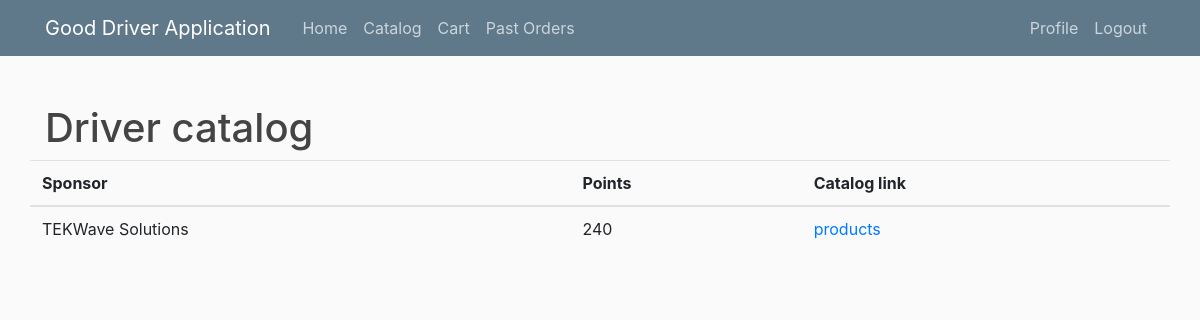
/driver_catlogs/ (signed in), run on an earlier commit of the app's database.
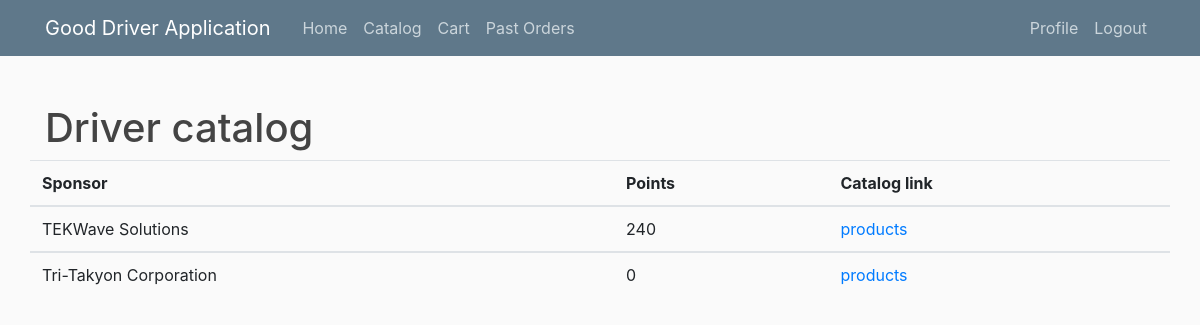
And on a later commit of the database.
### users/models.py (models this page shows)
class Sponsorship(models.Model):
	sponsor_company = models.CharField(max_length=30, default = "")
	driver = models.CharField(max_length=30)
	driver_points = models.IntegerField(default=0)
	price_scalar = models.FloatField(default=1)

### portal/views.py (the view)
# urls.py: path('driver_catlogs/',views.driver_catalogs, name='driver-catalogs'),
def driver_catalogs(request):
    user = request.user
    gUser = GenericUser.objects.get(username=user.username)
    userType = gUser.type
    if userType == 'Driver' or userType == 'Sponsor':
        driver = driverGet(user)
        if userType == 'Sponsor':
            sponsor_list = Sponsorship.objects.filter(driver=driver.username,sponsor_company=Sponsor.objects.get(username=user.username).sponsor_company)
        else:
            sponsor_list = Sponsorship.objects.filter(driver=driver.username)
        sponsors = []
        for sponsor in sponsor_list:
            sponsors.append(sponsor)
        data = {
            "sponsors": sponsors
        }
        response = render(request, 'portal/driver_catalogs.html', data)
    else:
        response = redirect('home')
    return response

### portal/views.py (called while the page is built)
def driverGet(user):
    gUser = GenericUser.objects.get(username=user.username)
    if (gUser.type == 'Driver'):
        return Driver.objects.get(username=user.username)
    elif (gUser.type == 'Sponsor'):
        return Driver.objects.get(username=Sponsor.objects.get(username=user.username).driver_vicarious)

### portal/templates/portal/driver_catalogs.html
{% extends "portal/base_driver.html" %}
{% block content %}
<div class="row">
		<div class="col-md-12">
			<h1>Driver catalog</h1>
		</div>
</div>
<div class ="row">
{% if sponsors %}
	<table class="table">
		<tr>
			<th scope="col">Sponsor</th>
			<th scope="col">Points</th>
			<th scope="col">Catalog link</th>
		</tr>
		{% for sponsor in sponsors%}
		<tbody>
			<tr>
				<td>{{ sponsor.sponsor_company }}</td>
				<td>{{ sponsor.driver_points }}</td>
				<td><a href="{% url 'driver-product-home' 8 1 sponsor.sponsor_company %}">products</a></td>
			</tr>
		</tbody>
		{% endfor %}
	</table>
	{% else %}
	<p class="text-secondary">No Sponsors To Display</p>
	{% endif %}
</div>
{% endblock content%}

What changed in the data, as far as the page shows it:
added Sponsorship: sponsor_company "Tri-Takyon Corporation", driver_points "0"
